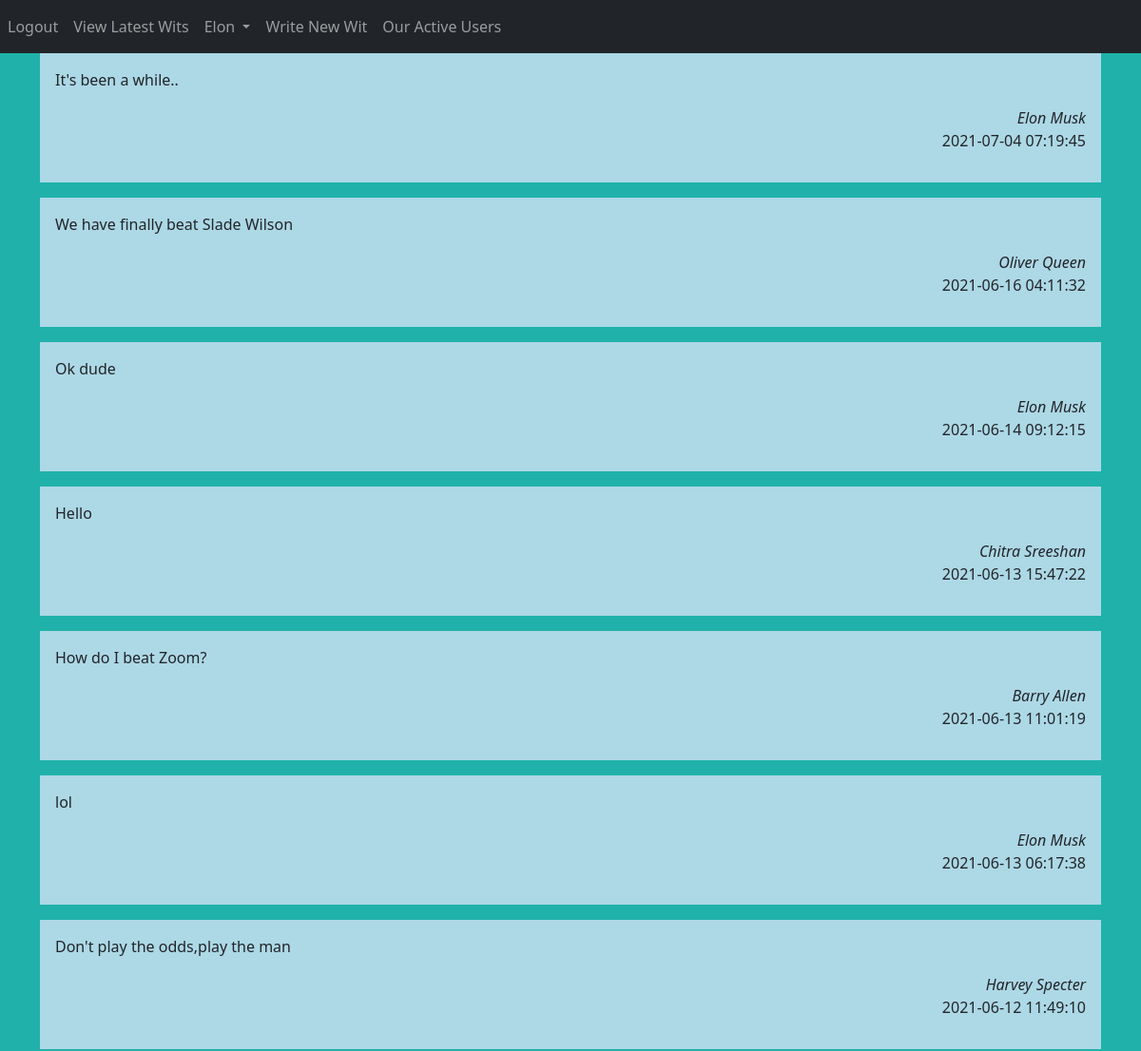
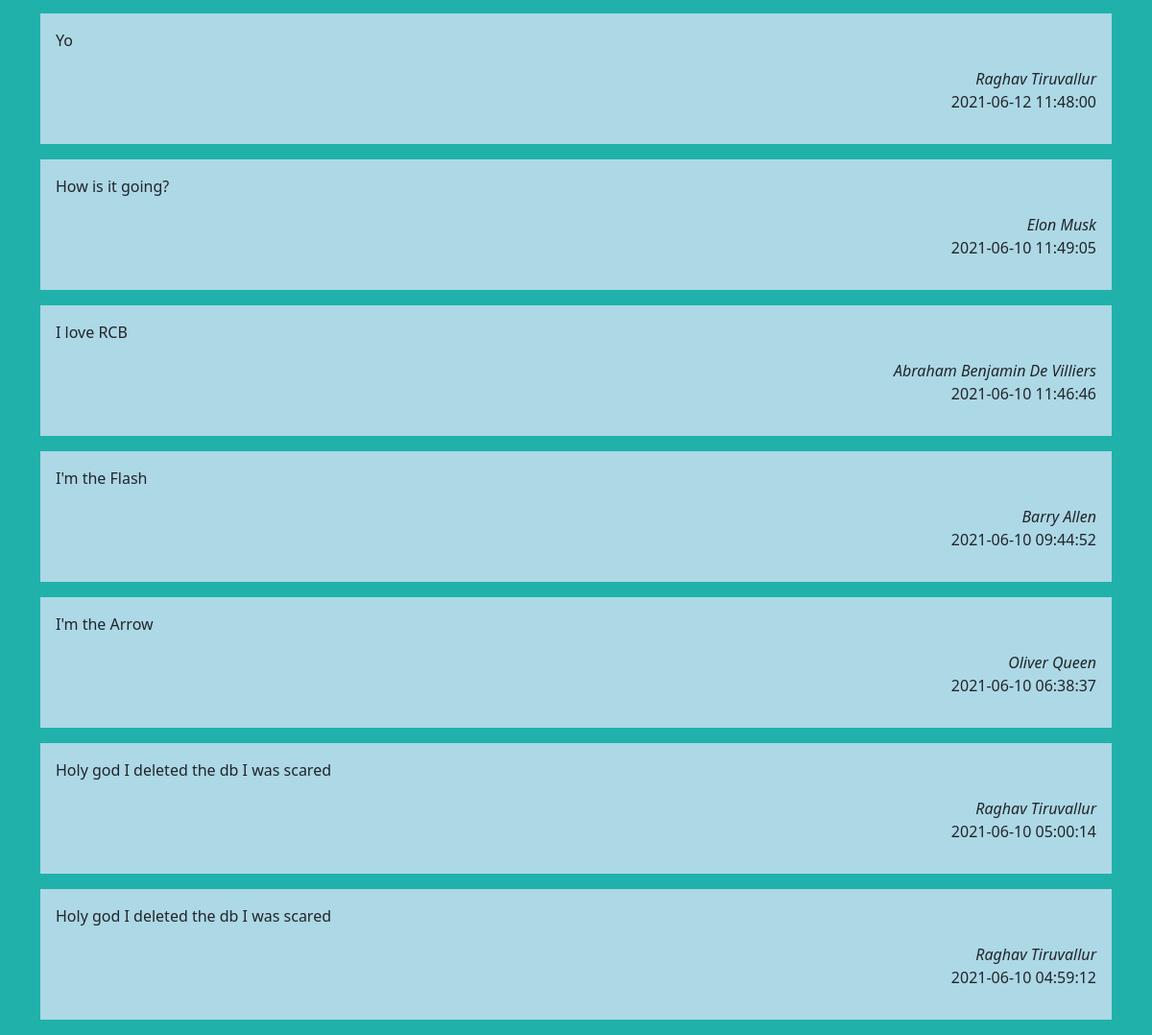
/ (signed in), run on the app's committed database (2 pictures, top to bottom).
### Website/models.py (models this page shows)
class User(db.Model,UserMixin):
    id=db.Column(db.Integer,primary_key=True)
    email=db.Column(db.String(100),unique=True)
    phoneNumber=db.Column(db.String(10),unique=True)
    password=db.Column(db.String(100))
    firstName=db.Column(db.String(100))
    lastName=db.Column(db.String(100))
    blogs=db.relationship('Blog')

class Blog(db.Model):
      id=db.Column(db.Integer,primary_key=True)
      data=db.Column(db.String(10000))
      date=db.Column(db.DateTime(timezone=True),default=func.now())
      userId=db.Column(db.Integer,db.ForeignKey('user.id'))

### Website/views.py (the view)
@views.route("/")
@login_required
def home():
    blogAll=Blog.query.all()
    blogAll=blogAll[::-1]
    blogLength=len(blogAll)
    author=[]
    for blog in blogAll:
        author.append(User.query.filter_by(id=blog.userId).first())
    return render_template("allblogs.html",blogs=blogAll,author=author,user=current_user,blogLength=blogLength)

### Website/__init__.py (called while the page is built)
def createApp():
    app=Flask(__name__)
    app.config['SECRET_KEY']='adflsbvgaj'
    app.config['SQLALCHEMY_DATABASE_URI']=f'sqlite:///{DB_NAME}'
    db.init_app(app)
    from .views import views
    from .auth import auth
    app.register_blueprint(views,url_prefix='/')
    app.register_blueprint(auth,url_prefix='/')
    from .models import User,Blog
    createDB(app)
    login_manager=LoginManager()
    login_manager.login_view='views.welcome'
    login_manager.init_app(app)
    @login_manager.user_loader
    def loadUser(id):
         return User.query.get(int(id))
    return app

### Website/templates/allblogs.html (shortened to what this page needs)
{% extends "base.html" %}
{% block content%}
{%for i in range(blogLength)%}
<figure>
  <div class="card-body" style="background-color:lightblue;">
    <p>{{blogs[i].data}}</p>
  <div align="right">
      <cite align="right" title="Source Title">{{author[i].firstName + " " +author[i].lastName}}</cite>
      <p>{{blogs[i].date}}</p>
  </div>
    </div>
</figure>
{% endfor %}
{%endblock%}

### Website/templates/base.html (shortened to what this page needs)
<!DOCTYPE html>
<html>
<head>
    <link href="https://cdn.jsdelivr.net/npm/bootstrap@5.0.1/dist/css/bootstrap.min.css" rel="stylesheet">
</head>
<body style="background-color: lightseagreen;">
    <nav class="navbar navbar-expand-lg navbar-dark bg-dark">
          <div class="collapse navbar-collapse" id="navbar">
            <ul class="navbar-nav me-auto mb-2 mb-lg-0">
              <li class="nav-item">
                {% if user.is_authenticated%}
                <a class="nav-item nav-link" id="logout" href="/logout">Logout</a>
              </li>
              <li>
                <a class="nav-item nav-link" id="home" href="/">View Latest Wits</a>
              </li>
              <li class="nav-item dropdown">
                <a class="nav-link dropdown-toggle" href="#" id="navbarDropdown" role="button" data-bs-toggle="dropdown" aria-expanded="false">
                  {{user.firstName}}
                </a>
                <li>
                <a class="nav-item nav-link" id="viewblogs" href="/writeBlog">Write New Wit</a>
                </li>
                <li>
                  <a class="nav-item nav-link" id="viewblogs" href="/bloggers">Our Active Users</a>
                </li>
              </li>
        {%endif%}
      </nav>
      <div class="container">
          {%block content%}
          {%endblock%}
      </div>
</body>
</html>

### data on the page
User: firstName "Elon", firstName+lastName "Elon Musk" "Elon Musk" "Elon Musk" "Elon Musk"
Blog: data "It's been a while..", date "2021-07-04 07:19:45"
Blog: data "We have finally beat Slade Wilson", date "2021-06-16 04:11:32"
User: firstName+lastName "Oliver Queen" "Oliver Queen"
Blog: data "Ok dude", date "2021-06-14 09:12:15"
Blog: data "Hello", date "2021-06-13 15:47:22"
User: firstName+lastName "Chitra Sreeshan"
Blog: data "How do I beat Zoom?", date "2021-06-13 11:01:19"
User: firstName+lastName "Barry Allen" "Barry Allen"
Blog: data "lol", date "2021-06-13 06:17:38"
Blog: data "Don't play the odds,play the man", date "2021-06-12 11:49:10"
User: firstName+lastName "Harvey Specter"
Blog: data "Yo", date "2021-06-12 11:48:00"
User: firstName+lastName "Raghav Tiruvallur" "Raghav Tiruvallur" "Raghav Tiruvallur"
Blog: data "How is it going?", date "2021-06-10 11:49:05"
Blog: data "I love RCB", date "2021-06-10 11:46:46"
User: firstName+lastName "Abraham Benjamin De Villiers"
Blog: data "I'm the Flash", date "2021-06-10 09:44:52"
Blog: data "I'm the Arrow", date "2021-06-10 06:38:37"
Blog: data "Holy god I deleted the db I was scared", date "2021-06-10 05:00:14"
Blog: data "Holy god I deleted the db I was scared", date "2021-06-10 04:59:12"
